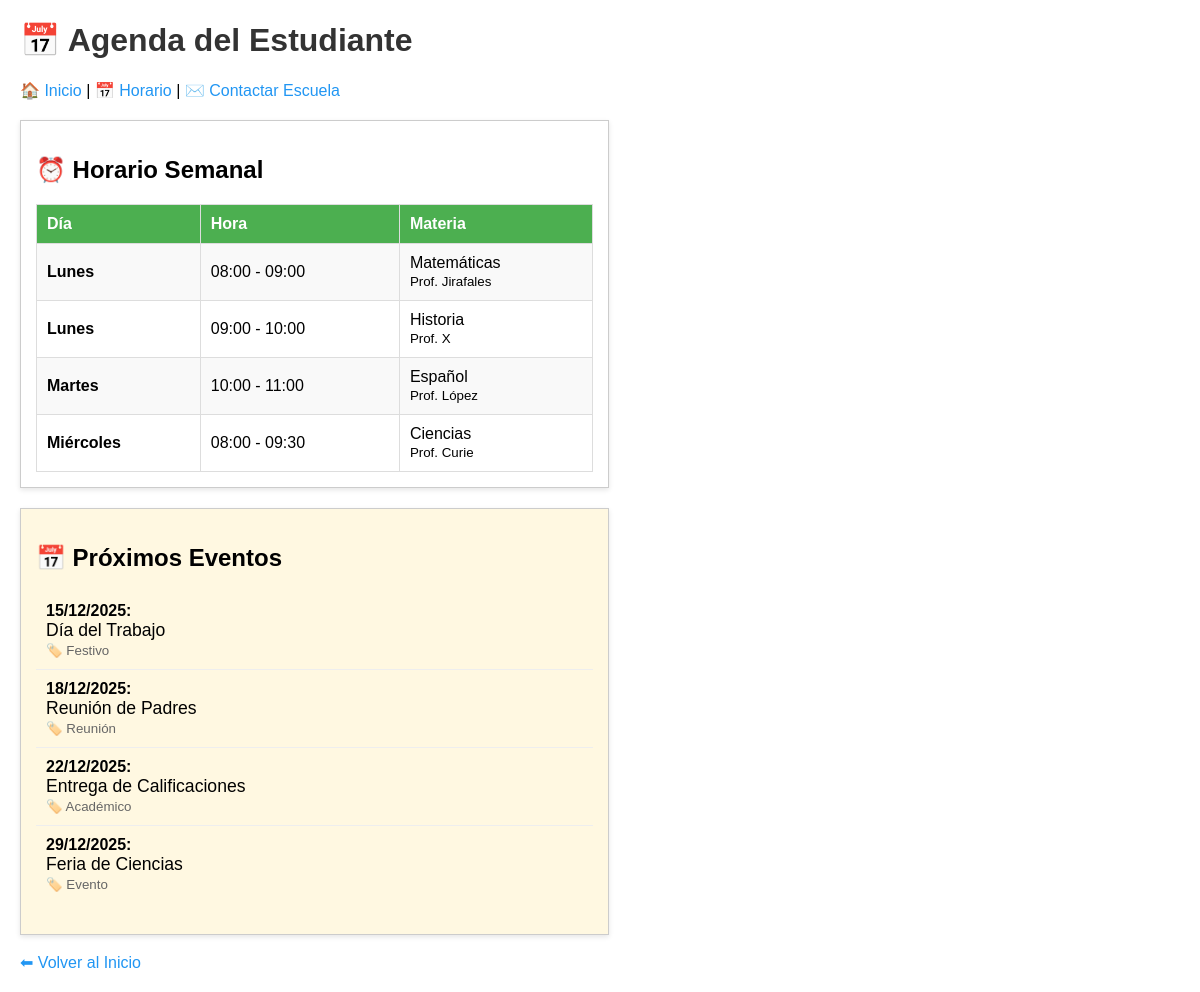
The page /horario.php on the database its author committed.
### tables this page shows
CREATE TABLE horarios (
    id INT AUTO_INCREMENT PRIMARY KEY,
    dia VARCHAR(20) NOT NULL,
    ini TIME NOT NULL,
    fin TIME NOT NULL,
    materia VARCHAR(100) NOT NULL,
    profesor VARCHAR(100)
);

CREATE TABLE calendario_eventos (
    id INT AUTO_INCREMENT PRIMARY KEY,
    fecha DATE NOT NULL,
    evento VARCHAR(255) NOT NULL,
    tipo VARCHAR(50) 
);

### horario.php (the view, shortened to what this page needs)
<?php
include 'conexion.php';
$cons_horario = "SELECT * FROM horarios ORDER BY
    FIELD(dia, 'Lunes', 'Martes', 'Miércoles', 'Jueves', 'Viernes', 'Sábado', 'Domingo'),
    ini ASC";
$res_horario = $conn->query($cons_horario);
$cons_cal = "SELECT * FROM calendario_eventos WHERE fecha >= CURDATE() ORDER BY fecha ASC LIMIT 5";
$res_cal = $conn->query($cons_cal);
?>
<!DOCTYPE html>
<html>
<head>
</head>
<body>
    <h1>📅 Agenda del Estudiante</h1>
    <div style="margin-bottom: 20px;">
        <a href="index.php">🏠 Inicio</a> |
        <a href="horario.php">📅 Horario</a> |
        <a href="informacion.php">✉️ Contactar Escuela</a>
    </div>
    <div class="contenedor">
        <div class="caja">
            <h2>⏰ Horario Semanal</h2>
            <?php if ($res_horario && $res_horario->num_rows > 0): ?>
            <table>
                <tr>
                    <th>Día</th>
                    <th>Hora</th>
                    <th>Materia</th>
                </tr>
                <?php while($clase = $res_horario->fetch_assoc()): ?>
                <tr>
                    <td><strong><?php echo htmlspecialchars($clase['dia']); ?></strong></td>
                    <td><?php echo date('H:i', strtotime($clase['ini'])) . ' - ' . date('H:i', strtotime($clase['fin'])); ?></td>
                    <td><?php echo htmlspecialchars($clase['materia']); ?>
                        <br><small><?php echo htmlspecialchars($clase['profesor']); ?></small>
                    </td>
                </tr>
                <?php endwhile; ?>
            </table>
            <?php else: ?>
            <p>No hay horarios registrados.</p>
            <?php endif; ?>
        </div>
        <div class="caja" style="background-color: #fff8e1;">
            <h2>📅 Próximos Eventos</h2>
            <?php if ($res_cal && $res_cal->num_rows > 0): ?>
            <ul class="eventos-list">
                <?php while($evento = $res_cal->fetch_assoc()): ?>
                <li>
                    <strong><?php echo date('d/m/Y', strtotime($evento['fecha'])); ?>:</strong><br>
                    <span style="font-size: 1.1em;"><?php echo htmlspecialchars($evento['evento']); ?></span><br>
                    <small style="color: #666;">🏷️ <?php echo htmlspecialchars($evento['tipo']); ?></small>
                </li>
                <?php endwhile; ?>
            </ul>
            <?php else: ?>
            <p>No hay eventos próximos.</p>
            <?php endif; ?>
        </div>
    </div>
    <br>
    <a href="index.php">⬅ Volver al Inicio</a>
</body>
</html>

### horario.php (style rules this page uses)
body { font-family: Arial, sans-serif; margin: 20px; }
.contenedor { display: flex; gap: 20px; flex-wrap: wrap; }
.caja { border: 1px solid #ccc; padding: 15px; width: 48%; box-shadow: 0 2px 5px rgba(0,0,0,0.1); }
table { width: 100%; border-collapse: collapse; margin-top: 10px; }
th, td { border: 1px solid #ddd; padding: 10px; text-align: left; }
th { background-color: #4CAF50; color: white; }
tr:nth-child(even) { background-color: #f9f9f9; }
h1 { color: #333; }
.eventos-list { list-style-type: none; padding: 0; }
.eventos-list li { padding: 10px; border-bottom: 1px solid #eee; }
.eventos-list li:last-child { border-bottom: none; }
a { color: #2196F3; text-decoration: none; }

### rows shown on the page
horarios: dia "Lunes", ini "08:00", fin "09:00", materia "Matemáticas", profesor "Prof. Jirafales"
horarios: dia "Lunes", ini "09:00", fin "10:00", materia "Historia", profesor "Prof. X"
horarios: dia "Martes", ini "10:00", fin "11:00", materia "Español", profesor "Prof. López"
horarios: dia "Miércoles", ini "08:00", fin "09:30", materia "Ciencias", profesor "Prof. Curie"
calendario_eventos: fecha "15/12/2025", evento "Día del Trabajo", tipo "Festivo"
calendario_eventos: fecha "18/12/2025", evento "Reunión de Padres", tipo "Reunión"
calendario_eventos: fecha "22/12/2025", evento "Entrega de Calificaciones", tipo "Académico"
calendario_eventos: fecha "29/12/2025", evento "Feria de Ciencias", tipo "Evento"
